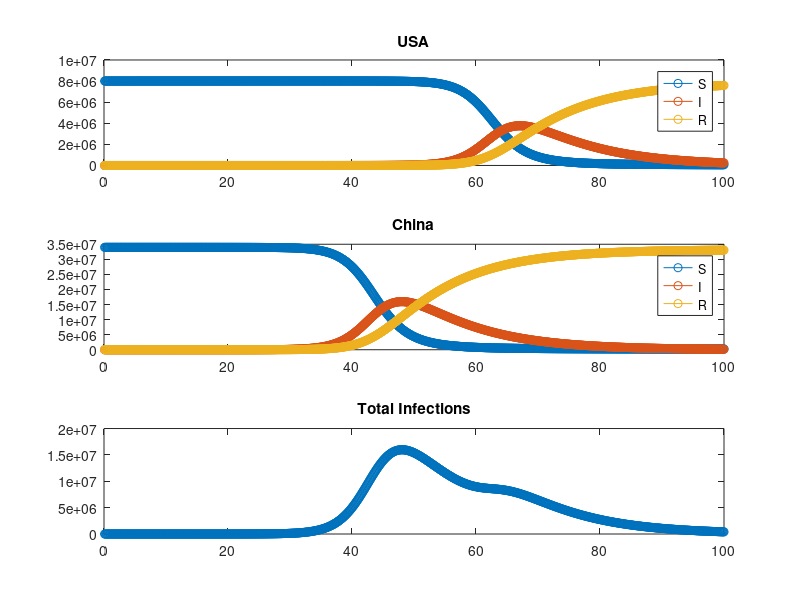

This chart was generated by the following MATLAB code:
city1=[]; % the United States
city2=[]; % China
totalInfections=[];
N=[8004878 33975610]; % populations of USA and China respectively

%SIR model
S=[8004878 33975609]; 
I=[0 1];
R=[0 0];

%reproduction number a/b = 2.5
a=1/2;
b=1/10;
T=100; % with units days
dt=0.1;
clockmax=ceil(T/dt);

% exchange rates - percentage of population every day
e1=0.00000105845; % people traveling out of USA and going into China
e2=0.00000308686; % people traveling out of China and going into USA
for i = 1:clockmax
    t=i*dt;
    
    S=S-dt*a*S.*I./N;
    I=I+dt*(a*I.*S./N-b*I);
    R=R+dt*b*I;
    
    
    SS=S(1);
    II=I(1);
    RR=R(1);
    
    % updating the population of city one of people leaving and people
    % coming in 
    S(1)=S(1)+(-e1*S(1)+e2*S(2))*dt;
    I(1)=I(1)+(-e1*I(1)+e2*I(2))*dt;
    R(1)=R(1)+(-e1*R(1)+e2*R(2))*dt;

    % updating the population of city two of people leaving and people
    % coming in 
    S(2)=S(2)+(-e2*S(2)+e1*SS)*dt;
    I(2)=I(2)+(-e2*I(2)+e1*II)*dt;
    R(2)=R(2)+(-e2*R(2)+e1*RR)*dt;
    
    population = S(1)+S(2)+I(1)+I(2)+R(1)+R(2);
    
    city1(i,:)=[t S(1) I(1) R(1)];
    city2(i,:)=[t S(2) I(2) R(2)];
    totalInfections(i,:)=[t I(1)+I(2)];
    
end
%set the figure window title
figure('Name','No travel restrictions','NumberTitle','off') 
for j = 2:4
    plot1 = subplot(3,1,1);
    plot (city1(:,1),city1(:,j),'-o');
    title ('USA');
    hold on
end
legend('S', 'I', 'R');

for j = 2:4
    plot2 = subplot(3,1,2);
    plot (city2(:,1),city2(:,j),'-o');
    title ('China');
    hold on
end
legend('S', 'I', 'R');

subplot(3,1,3);
plot (totalInfections(:,1), totalInfections(:,2), '-o');
title ('Total Infections'); 
hold on

% linkaxes([plot1 plot2 plot3],'y')
